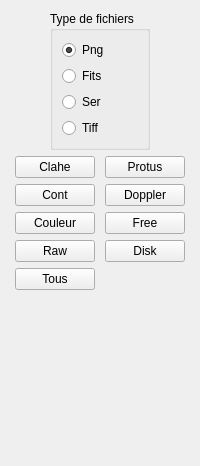
       <widget class="QWidget" name="page">
        <layout class="QVBoxLayout" name="verticalLayout_38">
         <item>
          <layout class="QHBoxLayout" name="horizontalLayout_38">
           <item>
            <widget class="QGroupBox" name="groupBox">
             <property name="minimumSize">
              <size>
               <width>100</width>
               <height>0</height>
              </size>
             </property>
             <property name="maximumSize">
              <size>
               <width>100</width>
               <height>16777215</height>
              </size>
             </property>
             <property name="title">
              <string>Type de fichiers</string>
             </property>
             <layout class="QVBoxLayout" name="verticalLayout_37">
              <item>
               <widget class="QRadioButton" name="view_png_radio">
                <property name="text">
                 <string>Png</string>
                </property>
                <property name="checked">
                 <bool>true</bool>
                </property>
                <attribute name="buttonGroup">
                 <string notr="true">buttonGroup_2</string>
                </attribute>
               </widget>
              </item>
              <item>
               <widget class="QRadioButton" name="view_fits_radio">
                <property name="text">
                 <string>Fits</string>
                </property>
                <attribute name="buttonGroup">
                 <string notr="true">buttonGroup_2</string>
                </attribute>
               </widget>
              </item>
              <item>
               <widget class="QRadioButton" name="view_ser_radio">
                <property name="text">
                 <string>Ser</string>
                </property>
                <attribute name="buttonGroup">
                 <string notr="true">buttonGroup_2</string>
                </attribute>
               </widget>
              </item>
              <item>
               <widget class="QRadioButton" name="view_tiff_radio">
                <property name="text">
                 <string>Tiff</string>
                </property>
                <attribute name="buttonGroup">
                 <string notr="true">buttonGroup_2</string>
                </attribute>
               </widget>
              </item>
             </layout>
            </widget>
           </item>
          </layout>
         </item>
         <item>
          <layout class="QGridLayout" name="gridLayout_13">
           <item row="2" column="0">
            <widget class="QPushButton" name="view_color_btn">
             <property name="maximumSize">
              <size>
               <width>80</width>
               <height>16777215</height>
              </size>
             </property>
             <property name="text">
              <string>Couleur</string>
             </property>
            </widget>
           </item>
           <item row="4" column="0">
            <widget class="QPushButton" name="view_tous_btn">
             <property name="text">
              <string>Tous</string>
             </property>
            </widget>
           </item>
           <item row="1" column="1">
            <widget class="QPushButton" name="view_doppler_btn">
             <property name="maximumSize">
              <size>
               <width>80</width>
               <height>16777215</height>
              </size>
             </property>
             <property name="text">
              <string>Doppler</string>
             </property>
            </widget>
           </item>
           <item row="1" column="0">
            <widget class="QPushButton" name="view_cont_btn">
             <property name="maximumSize">
              <size>
               <width>80</width>
               <height>16777215</height>
              </size>
             </property>
             <property name="text">
              <string>Cont</string>
             </property>
            </widget>
           </item>
           <item row="2" column="1">
            <widget class="QPushButton" name="view_free_btn">
             <property name="maximumSize">
              <size>
               <width>80</width>
               <height>16777215</height>
              </size>
             </property>
             <property name="text">
              <string>Free</string>
             </property>
            </widget>
           </item>
           <item row="0" column="0">
            <widget class="QPushButton" name="view_clahe_btn">
             <property name="maximumSize">
              <size>
               <width>80</width>
               <height>16777215</height>
              </size>
             </property>
             <property name="text">
              <string>Clahe</string>
             </property>
            </widget>
           </item>
           <item row="3" column="0">
            <widget class="QPushButton" name="view_raw_btn">
             <property name="maximumSize">
              <size>
               <width>80</width>
               <height>16777215</height>
              </size>
             </property>
             <property name="text">
              <string>Raw</string>
             </property>
            </widget>
           </item>
           <item row="0" column="1">
            <widget class="QPushButton" name="view_protus_btn">
             <property name="maximumSize">
              <size>
               <width>80</width>
               <height>16777215</height>
              </size>
             </property>
             <property name="text">
              <string>Protus</string>
             </property>
            </widget>
           </item>
           <item row="3" column="1">
            <widget class="QPushButton" name="view_disk_btn">
             <property name="maximumSize">
              <size>
               <width>80</width>
               <height>16777215</height>
              </size>
             </property>
             <property name="text">
              <string>Disk</string>
             </property>
            </widget>
           </item>
          </layout>
         </item>
         <item>
          <spacer name="verticalSpacer_5">
           <property name="orientation">
            <enum>Qt::Orientation::Vertical</enum>
           </property>
           <property name="sizeHint" stdset="0">
            <size>
             <width>20</width>
             <height>165</height>
            </size>
           </property>
          </spacer>
         </item>
        </layout>
       </widget>
